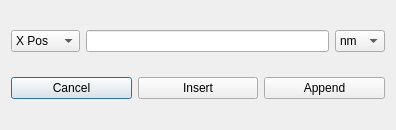
<?xml version="1.0" encoding="UTF-8"?>
<ui version="4.0">
 <class>valueBox</class>
 <widget class="QDialog" name="valueBox">
  <property name="geometry">
   <rect>
    <x>0</x>
    <y>0</y>
    <width>396</width>
    <height>130</height>
   </rect>
  </property>
  <property name="windowTitle">
   <string>Value Settings</string>
  </property>
  <layout class="QGridLayout" name="gridLayout">
   <item row="1" column="0" colspan="2">
    <layout class="QHBoxLayout" name="horizontalLayout">
     <item>
      <widget class="QPushButton" name="cancelAction">
       <property name="text">
        <string>Cancel</string>
       </property>
      </widget>
     </item>
     <item>
      <widget class="QPushButton" name="insertAction">
       <property name="text">
        <string>Insert</string>
       </property>
      </widget>
     </item>
     <item>
      <widget class="QPushButton" name="appendAction">
       <property name="text">
        <string>Append</string>
       </property>
      </widget>
     </item>
    </layout>
   </item>
   <item row="0" column="0" colspan="2">
    <layout class="QHBoxLayout" name="horizontalLayout_2">
     <item>
      <widget class="QComboBox" name="valueOption">
       <item>
        <property name="text">
         <string>X Pos</string>
        </property>
       </item>
       <item>
        <property name="text">
         <string>Y Pos</string>
        </property>
       </item>
       <item>
        <property name="text">
         <string>Z Front</string>
        </property>
       </item>
       <item>
        <property name="text">
         <string>Z Back</string>
        </property>
       </item>
      </widget>
     </item>
     <item>
      <widget class="QLineEdit" name="value"/>
     </item>
     <item>
      <widget class="QComboBox" name="valueUnits">
       <item>
        <property name="text">
         <string>nm</string>
        </property>
       </item>
       <item>
        <property name="text">
         <string>um</string>
        </property>
       </item>
       <item>
        <property name="text">
         <string>mm</string>
        </property>
       </item>
      </widget>
     </item>
    </layout>
   </item>
  </layout>
 </widget>
 <resources/>
 <connections/>
</ui>
